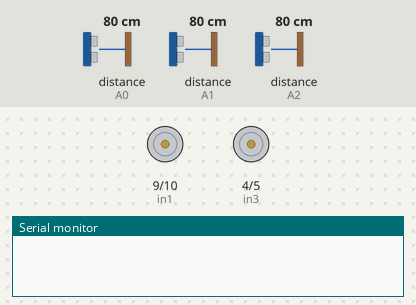
This sketch was run on a simulated Arduino Uno, built with avr-gcc and run on an emulated ATmega328P. Parts: motor-driver pin pairs drawn as motors (green arrow = first pin HIGH = forward, orange = second pin HIGH = backward, longer = more drive, scaled by the enable pin), the last lines printed to the serial monitor. The test bench sets the inputs (shaded band); at power-on: distance to the obstacle (sensors on A1, A0, A2) 80 cm.

Above: at 0.01 s.
At 1.2 s:
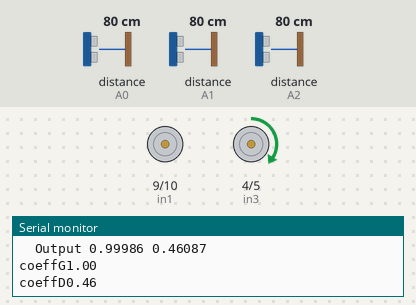
1.3 s: distance to the obstacle (sensor on A1) set to 25 cm
2.8 s: distance to the obstacle (sensor on A1) set to 19 cm
4.4 s: distance to the obstacle (sensor on A1) set to 35 cm
6.1 s: distance to the obstacle (sensor on A1) set to 2 cm
Timing chart, 0 to 8.7 s (numbered marks = the images above; inputs shaded):
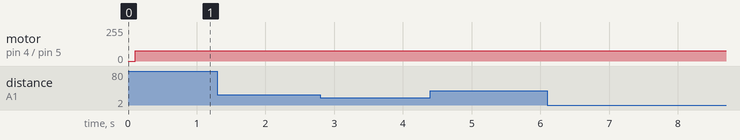

The sketch:

TestCapteur_Moteur.ino
```cpp
#include <SharpIR.h>


#define ena 8   ///Pin pour le controle des moteurs
#define in1 9
#define in2 10
#define enb 6
#define in3 4
#define in4 5


#include <math.h>

const int PatternCount = 8;  //paramètres pour le réseau neuronal
const int InputNodes = 3;    //
const int HiddenNodes = 4;   //
const int OutputNodes = 2;   //

const float Input[PatternCount][InputNodes] = {         //Dataset pour l'entrainement du réseau neuronal
  { 0, 0, 0 },  // 0   {Gauche,devant,droite}
  { 0, 0, 1 },  // 1
  { 0, 1, 0 },  // 2
  { 0, 1, 1 },  // 3
  { 1, 0, 0 },  // 4
  { 1, 0, 1 },  // 5
  { 1, 1, 0 },  // 6
  { 1, 1, 1 }   // 7
};

const float Target[PatternCount][OutputNodes] = {  //Matrice des sorties souhaitées du réseau neuronal
  { 1, 1},
  { 0.5, 1},
  { 0, 0},
  { 0.5, 0},
  { 1, 0.5},
  { 1, 1},
  { 0, 0.5},
  { 0, 0}
};

const float HiddenWeights[InputNodes][HiddenNodes] = {    //Matrice de poids des nodes cachés
    {4.80420380032, -3.31803870729, 3.659635567, 4.48234257054},
    {-7.46613721969, -4.97507509531, 6.78329351675, 0.143357463605},
    {-4.35918584147, 2.70760798004, -4.88714897457, -4.47254443167}
};

const float OutputWeights[HiddenNodes+1][OutputNodes] = {   //Matrice de poids des nodes de sortie
    {17.5152427029, -0.6313397373},
    {-0.129783857661, 9.9009805956},
    {0.142179588906, -10.3748590339},
    {-8.77141418999, 10.5129521087}
};

int i, j, p, q, r;
float Accum;

float Hidden[HiddenNodes];
float Output[OutputNodes];   //Sortie du réseau neuronal

void InputToOutput(float In1, float In2, float In3)  //Fonction de conversion d'entré en sortie du réseau neuronal
{
  float TestInput[] = {0, 0, 0};
  TestInput[0] = In1;
  TestInput[1] = In2;
  TestInput[2] = In3;

  /******************************************************************
    Compute hidden layer activations
  ******************************************************************/

  for ( i = 0 ; i < HiddenNodes ; i++ ) {                //
    Accum = HiddenWeights[InputNodes][i] ;               // Multiplie la matrice d'entré par la matrice de poids cachés et réalise la sigmoïd
    for ( j = 0 ; j < InputNodes ; j++ ) {               //
      Accum += TestInput[j] * HiddenWeights[j][i] ;      //
    }                                                    //
    Hidden[i] = 1.0 / (1.0 + exp(-Accum)) ;              //
  }

  /******************************************************************
    Compute output layer activations and calculate errors
  ******************************************************************/

  for ( i = 0 ; i < OutputNodes ; i++ ) {
    Accum = OutputWeights[HiddenNodes][i] ;
    for ( j = 0 ; j < HiddenNodes ; j++ ) {
      Accum += Hidden[j] * OutputWeights[j][i] ;       //Multiplie la matrice précedente par la matrice de poid de sortie et réalise la sigmoïd
    }
    Output[i] = 1.0 / (1.0 + exp(-Accum)) ;
  }
  Serial.print ("  Output ");
  for ( i = 0 ; i < OutputNodes ; i++ ) {
    Serial.print (Output[i], 5);
    Serial.print(" ");
  }
  Serial.println(" ");
}

int ReportEvery1000;


int distance_cmAvant;                  //
int distance_cmDroite;                 // Distance entre le capteur et les obstacles
int distance_cmGauche;                 //

float coeffMotorG;                    // coefficient d'accélération des motuers
float coeffMotorD;

byte dGauche;
byte dAvant;
byte dDroite;

float fGauche;
float fAvant;
float fDroite;


#define IRPin1 A0                //pin des télémètres
#define model1 1080              //
#define IRPin2 A1                //
#define model2 430               //
#define IRPin3 A2                //
#define model3 1080              //

/* Model :
  GP2Y0A02YK0F --> 20150
  GP2Y0A21YK0F --> 1080
  GP2Y0A710K0F --> 100500
  GP2YA41SK0F --> 430
*/


SharpIR sensorAvant = SharpIR(IRPin3, model3);   //
SharpIR sensorGauche = SharpIR(IRPin2, model2);  //création des objets capteurs
SharpIR sensorDroite = SharpIR(IRPin1, model1);  //


void setup() {
/*                               // Modifie la fréquence du timer 4 qui contorle les pin PWM 8,9,10s
  int myEraser = 7;             // this is 111 in binary and is used as an eraser
  TCCR4B &= ~myEraser;
  int myPrescaler = 3;         // this could be a number in [1 , 6]. In this case, 3 corresponds in binary to 011.
  TCCR4B |= myPrescaler;  //this operation (OR), replaces the last three bits in TCCR2B with our new value 011
 */
  Serial.begin(9600);
  pinMode(ena,OUTPUT);        //set les modes des pin
  pinMode(enb,OUTPUT);
  pinMode(in1,OUTPUT);
  pinMode(in2,OUTPUT);
  pinMode(in3,OUTPUT);
  pinMode(in4,OUTPUT);
}

void loop() {


  distance_cmAvant = sensorAvant.distance();   //récupère les distances renvoyées par les télémètres
  distance_cmGauche = sensorGauche.distance();
  distance_cmDroite = sensorDroite.distance();

  printDebug(distance_cmGauche,distance_cmAvant,distance_cmDroite);

  if (distance_cmGauche < 10){distance_cmGauche = 10;}
  if (distance_cmGauche > 80){distance_cmGauche = 80;}
  if (distance_cmDroite < 10){distance_cmDroite = 10;}     //set les valeurs min et max des capteurs entre 7 et 80 cm
  if (distance_cmDroite > 80){distance_cmDroite = 80;}
  if (distance_cmAvant < 10){distance_cmAvant = 10;}
  if (distance_cmAvant > 80){distance_cmAvant = 80;}

  dGauche=map(distance_cmGauche,7,80,0,255);   //transforme les valeurs de distance en valeurs comprise entre 0 et 255
  dAvant=map(distance_cmAvant,7,80,0,255);
  dDroite=map(distance_cmDroite,7,80,0,255);

  fGauche=dGauche/255.0;  //divise les valeurs par 255 pour quelle soit comprise entre 0.0 et 1.0
  fAvant=dAvant/255.0;
  fDroite=dDroite/255.0;

  Serial.print("fGauche");
  Serial.println(fGauche);


  InputToOutput(fGauche,fAvant,fDroite); //transforme les valeurs des capteurs en valeur de controle des moteurs

  coeffMotorG=Output[0];  //récupère les valeurs de sortie
  coeffMotorD=Output[1];

  Serial.print("coeffG");
  Serial.println(coeffMotorG);
  Serial.print("coeffD");
  Serial.println(coeffMotorD);

  //digitalWrite(in1,LOW);   //sens rotation avant
  //digitalWrite(in2,HIGH);
  //digitalWrite(in3,HIGH);
  //digitalWrite(in4,LOW);

  if (coeffMotorG <0.5){         //controle le sens et la vitesse du moteur avec un offset
    digitalWrite(in3,LOW);
    digitalWrite(in4,HIGH);
    analogWrite(enb,(1-coeffMotorG+0.2)*64);
  }
  else if (coeffMotorG > 0.5){
    digitalWrite(in3,HIGH);
    digitalWrite(in4,LOW);
    analogWrite(enb,(coeffMotorG+0.2)*64);
  }

  if (coeffMotorD <0.5){
    digitalWrite(in1,LOW);
    digitalWrite(in2,HIGH);
    analogWrite(ena,(1-coeffMotorD+0.2)*64);
  }
  else if (coeffMotorD > 0.5){
    digitalWrite(in1,HIGH);
    digitalWrite(in2,LOW);
    analogWrite(ena,(coeffMotorD+0.2)*64);
  }

  delay(100); //à remplacer avec la library timer.h
}

void printDebug(int distance_cm1,int distance_cm2,int distance_cm3){ //Imprime les valeurs des distances des télémètres sur le port série pour debug

  Serial.print("Gauche :");
  Serial.print(distance_cm1);
  Serial.print(" cm |");
  Serial.print("Avant :");
  Serial.print(distance_cm2);
  Serial.print(" cm |");
  Serial.print("Droite :");
  Serial.print(distance_cm3);
  Serial.println(" cm");
}
```
